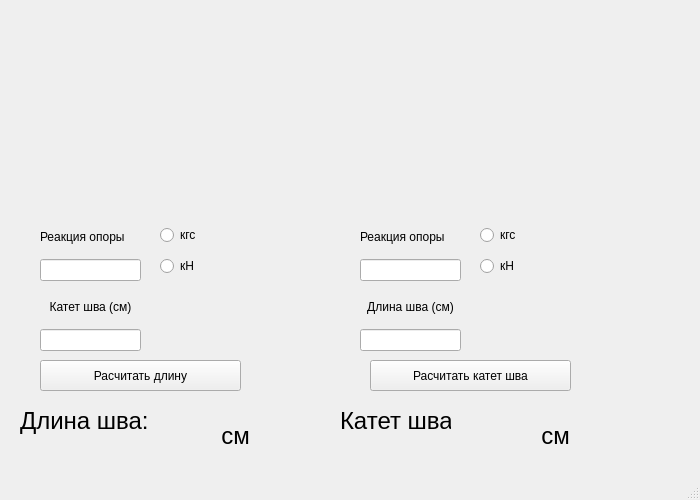
<?xml version="1.0" encoding="UTF-8"?>
<ui version="4.0">
 <class>weldingTable2</class>
 <widget class="QMainWindow" name="weldingTable2">
  <property name="geometry">
   <rect>
    <x>0</x>
    <y>0</y>
    <width>700</width>
    <height>500</height>
   </rect>
  </property>
  <property name="minimumSize">
   <size>
    <width>700</width>
    <height>500</height>
   </size>
  </property>
  <property name="windowTitle">
   <string>Проверка длины сварного шва</string>
  </property>
  <widget class="QWidget" name="centralwidget">
   <widget class="QWidget" name="gridLayoutWidget">
    <property name="geometry">
     <rect>
      <x>40</x>
      <y>40</y>
      <width>291</width>
      <height>171</height>
     </rect>
    </property>
    <layout class="QGridLayout" name="gridLayout">
     <item row="0" column="0">
      <widget class="QLabel" name="table2img">
       <property name="text">
        <string/>
       </property>
      </widget>
     </item>
    </layout>
   </widget>
   <widget class="QWidget" name="gridLayoutWidget_5">
    <property name="geometry">
     <rect>
      <x>40</x>
      <y>220</y>
      <width>101</width>
      <height>61</height>
     </rect>
    </property>
    <layout class="QGridLayout" name="gridLayout_5">
     <item row="0" column="1">
      <widget class="QLabel" name="label_7">
       <property name="text">
        <string>Реакция опоры</string>
       </property>
      </widget>
     </item>
     <item row="1" column="1">
      <widget class="QLineEdit" name="rop"/>
     </item>
    </layout>
   </widget>
   <widget class="QWidget" name="gridLayoutWidget_7">
    <property name="geometry">
     <rect>
      <x>40</x>
      <y>290</y>
      <width>101</width>
      <height>61</height>
     </rect>
    </property>
    <layout class="QGridLayout" name="gridLayout_7">
     <item row="0" column="1">
      <widget class="QLabel" name="label_9">
       <property name="text">
        <string>Катет шва (см)</string>
       </property>
       <property name="alignment">
        <set>Qt::AlignCenter</set>
       </property>
      </widget>
     </item>
     <item row="1" column="1">
      <widget class="QLineEdit" name="weld_k"/>
     </item>
    </layout>
   </widget>
   <widget class="QWidget" name="gridLayoutWidget_8">
    <property name="geometry">
     <rect>
      <x>360</x>
      <y>290</y>
      <width>101</width>
      <height>61</height>
     </rect>
    </property>
    <layout class="QGridLayout" name="gridLayout_8">
     <item row="0" column="1">
      <widget class="QLabel" name="label_10">
       <property name="text">
        <string>Длина шва (см)</string>
       </property>
       <property name="alignment">
        <set>Qt::AlignCenter</set>
       </property>
      </widget>
     </item>
     <item row="1" column="1">
      <widget class="QLineEdit" name="length"/>
     </item>
    </layout>
   </widget>
   <widget class="QPushButton" name="pushResult">
    <property name="geometry">
     <rect>
      <x>40</x>
      <y>360</y>
      <width>201</width>
      <height>31</height>
     </rect>
    </property>
    <property name="text">
     <string>Расчитать длину</string>
    </property>
   </widget>
   <widget class="QLabel" name="label">
    <property name="geometry">
     <rect>
      <x>20</x>
      <y>390</y>
      <width>191</width>
      <height>61</height>
     </rect>
    </property>
    <property name="font">
     <font>
      <pointsize>18</pointsize>
     </font>
    </property>
    <property name="text">
     <string>Длина шва:</string>
    </property>
   </widget>
   <widget class="QLabel" name="result">
    <property name="geometry">
     <rect>
      <x>120</x>
      <y>400</y>
      <width>91</width>
      <height>51</height>
     </rect>
    </property>
    <property name="font">
     <font>
      <pointsize>24</pointsize>
     </font>
    </property>
    <property name="text">
     <string/>
    </property>
    <property name="alignment">
     <set>Qt::AlignCenter</set>
    </property>
   </widget>
   <widget class="QLabel" name="label_5">
    <property name="geometry">
     <rect>
      <x>190</x>
      <y>410</y>
      <width>91</width>
      <height>51</height>
     </rect>
    </property>
    <property name="font">
     <font>
      <pointsize>18</pointsize>
     </font>
    </property>
    <property name="text">
     <string>см</string>
    </property>
    <property name="alignment">
     <set>Qt::AlignCenter</set>
    </property>
   </widget>
   <widget class="QWidget" name="gridLayoutWidget_2">
    <property name="geometry">
     <rect>
      <x>360</x>
      <y>40</y>
      <width>291</width>
      <height>171</height>
     </rect>
    </property>
    <layout class="QGridLayout" name="gridLayout_2">
     <item row="0" column="0">
      <widget class="QLabel" name="table2img2">
       <property name="text">
        <string/>
       </property>
      </widget>
     </item>
    </layout>
   </widget>
   <widget class="QWidget" name="gridLayoutWidget_6">
    <property name="geometry">
     <rect>
      <x>360</x>
      <y>220</y>
      <width>101</width>
      <height>61</height>
     </rect>
    </property>
    <layout class="QGridLayout" name="gridLayout_6">
     <item row="0" column="1">
      <widget class="QLabel" name="label_8">
       <property name="text">
        <string>Реакция опоры</string>
       </property>
      </widget>
     </item>
     <item row="1" column="1">
      <widget class="QLineEdit" name="rop2"/>
     </item>
    </layout>
   </widget>
   <widget class="QPushButton" name="pushResult2">
    <property name="geometry">
     <rect>
      <x>370</x>
      <y>360</y>
      <width>201</width>
      <height>31</height>
     </rect>
    </property>
    <property name="text">
     <string>Расчитать катет шва</string>
    </property>
   </widget>
   <widget class="QLabel" name="label_6">
    <property name="geometry">
     <rect>
      <x>510</x>
      <y>410</y>
      <width>91</width>
      <height>51</height>
     </rect>
    </property>
    <property name="font">
     <font>
      <pointsize>18</pointsize>
     </font>
    </property>
    <property name="text">
     <string>см</string>
    </property>
    <property name="alignment">
     <set>Qt::AlignCenter</set>
    </property>
   </widget>
   <widget class="QLabel" name="result2">
    <property name="geometry">
     <rect>
      <x>440</x>
      <y>400</y>
      <width>91</width>
      <height>51</height>
     </rect>
    </property>
    <property name="font">
     <font>
      <pointsize>24</pointsize>
     </font>
    </property>
    <property name="text">
     <string/>
    </property>
    <property name="alignment">
     <set>Qt::AlignCenter</set>
    </property>
   </widget>
   <widget class="QLabel" name="label_2">
    <property name="geometry">
     <rect>
      <x>340</x>
      <y>390</y>
      <width>111</width>
      <height>61</height>
     </rect>
    </property>
    <property name="font">
     <font>
      <pointsize>18</pointsize>
     </font>
    </property>
    <property name="text">
     <string>Катет шва:</string>
    </property>
   </widget>
   <widget class="QWidget" name="gridLayoutWidget_3">
    <property name="geometry">
     <rect>
      <x>160</x>
      <y>220</y>
      <width>71</width>
      <height>61</height>
     </rect>
    </property>
    <layout class="QGridLayout" name="gridLayout_3">
     <item row="0" column="0">
      <widget class="QRadioButton" name="kgs">
       <property name="text">
        <string>кгс</string>
       </property>
      </widget>
     </item>
     <item row="1" column="0">
      <widget class="QRadioButton" name="kn">
       <property name="text">
        <string>кН</string>
       </property>
      </widget>
     </item>
    </layout>
   </widget>
   <widget class="QWidget" name="gridLayoutWidget_4">
    <property name="geometry">
     <rect>
      <x>480</x>
      <y>220</y>
      <width>61</width>
      <height>61</height>
     </rect>
    </property>
    <layout class="QGridLayout" name="gridLayout_4">
     <item row="0" column="0">
      <widget class="QRadioButton" name="kgs2">
       <property name="text">
        <string>кгс</string>
       </property>
      </widget>
     </item>
     <item row="1" column="0">
      <widget class="QRadioButton" name="kn2">
       <property name="text">
        <string>кН</string>
       </property>
      </widget>
     </item>
    </layout>
   </widget>
  </widget>
  <widget class="QStatusBar" name="statusbar"/>
 </widget>
 <resources/>
 <connections/>
</ui>
